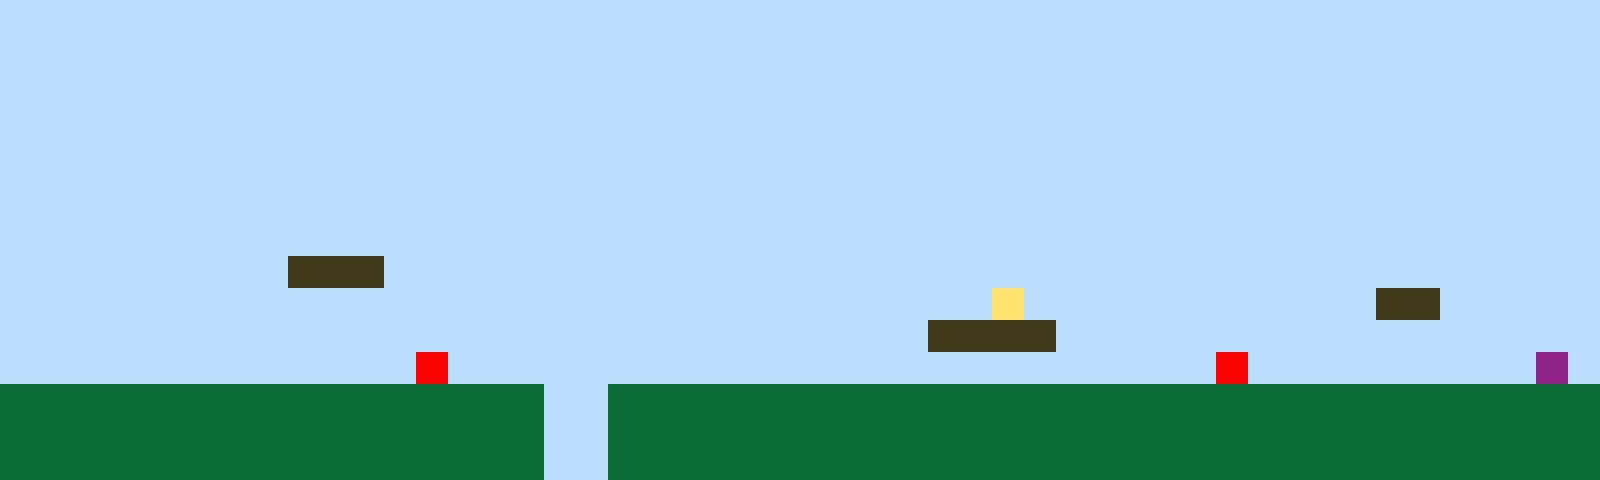

A level layout from a 2D game, rendered from its tile map. Below: a short description, then the map file with its tile-grid data intact:
An orthogonal 50x15 tile map with 32x32 px tiles, 1 tile layer (Tile Layer 1).

<map version="1.10" tiledversion="1.11.2" orientation="orthogonal" renderorder="right-up" width="50" height="15" tilewidth="32" tileheight="32" infinite="0" nextlayerid="2" nextobjectid="1"><editorsettings><export target="map1.csv" format="csv" /></editorsettings><tileset firstgid="1" name="sprites" tilewidth="32" tileheight="32" tilecount="6" columns="3"><image source="sprites.png" width="96" height="64" /></tileset><layer id="1" name="Tile Layer 1" width="50" height="15"><data encoding="csv">1,1,1,1,1,1,1,1,1,1,1,1,1,1,1,1,1,1,1,1,1,1,1,1,1,1,1,1,1,1,1,1,1,1,1,1,1,1,1,1,1,1,1,1,1,1,1,1,1,1,1,1,1,1,1,1,1,1,1,1,1,1,1,1,1,1,1,1,1,1,1,1,1,1,1,1,1,1,1,1,1,1,1,1,1,1,1,1,1,1,1,1,1,1,1,1,1,1,1,1,1,1,1,1,1,1,1,1,1,1,1,1,1,1,1,1,1,1,1,1,1,1,1,1,1,1,1,1,1,1,1,1,1,1,1,1,1,1,1,1,1,1,1,1,1,1,1,1,1,1,1,1,1,1,1,1,1,1,1,1,1,1,1,1,1,1,1,1,1,1,1,1,1,1,1,1,1,1,1,1,1,1,1,1,1,1,1,1,1,1,1,1,1,1,1,1,1,1,1,1,1,1,1,1,1,1,1,1,1,1,1,1,1,1,1,1,1,1,1,1,1,1,1,1,1,1,1,1,1,1,1,1,1,1,1,1,1,1,1,1,1,1,1,1,1,1,1,1,1,1,1,1,1,1,1,1,1,1,1,1,1,1,1,1,1,1,1,1,1,1,1,1,1,1,1,1,1,1,1,1,1,1,1,1,1,1,1,1,1,1,1,1,1,1,1,1,1,1,1,1,1,1,1,1,1,1,1,1,1,1,1,1,1,1,1,1,1,1,1,1,1,1,1,1,1,1,1,1,1,1,1,1,1,1,1,1,1,1,1,1,1,1,1,1,1,1,1,1,1,1,1,1,1,1,1,1,1,1,1,1,1,1,1,1,1,1,1,1,1,1,1,1,1,1,1,1,1,1,1,1,1,1,1,1,1,1,1,1,1,1,1,1,1,1,1,1,1,1,1,1,1,1,1,1,1,1,1,1,1,3,3,3,1,1,1,1,1,1,1,1,1,1,1,1,1,1,1,1,1,1,1,1,1,1,1,1,1,1,1,1,1,1,1,1,1,1,1,1,1,1,1,1,1,1,1,1,1,1,1,1,1,1,1,1,1,1,1,1,1,1,1,1,1,1,1,1,1,1,1,1,1,4,1,1,1,1,1,1,1,1,1,1,1,3,3,1,1,1,1,1,1,1,1,1,1,1,1,1,1,1,1,1,1,1,1,1,1,1,1,1,1,1,1,1,1,1,1,1,1,3,3,3,3,1,1,1,1,1,1,1,1,1,1,1,1,1,1,1,1,1,1,1,1,1,1,1,1,1,1,1,1,1,1,5,1,1,1,1,1,1,1,1,1,1,1,1,1,1,1,1,1,1,1,1,1,1,1,1,5,1,1,1,1,1,1,1,1,1,6,1,2,2,2,2,2,2,2,2,2,2,2,2,2,2,2,2,2,1,1,2,2,2,2,2,2,2,2,2,2,2,2,2,2,2,2,2,2,2,2,2,2,2,2,2,2,2,2,2,2,2,2,2,2,2,2,2,2,2,2,2,2,2,2,2,2,2,2,1,1,2,2,2,2,2,2,2,2,2,2,2,2,2,2,2,2,2,2,2,2,2,2,2,2,2,2,2,2,2,2,2,2,2,2,2,2,2,2,2,2,2,2,2,2,2,2,2,2,1,1,2,2,2,2,2,2,2,2,2,2,2,2,2,2,2,2,2,2,2,2,2,2,2,2,2,2,2,2,2,2,2</data></layer></map>
